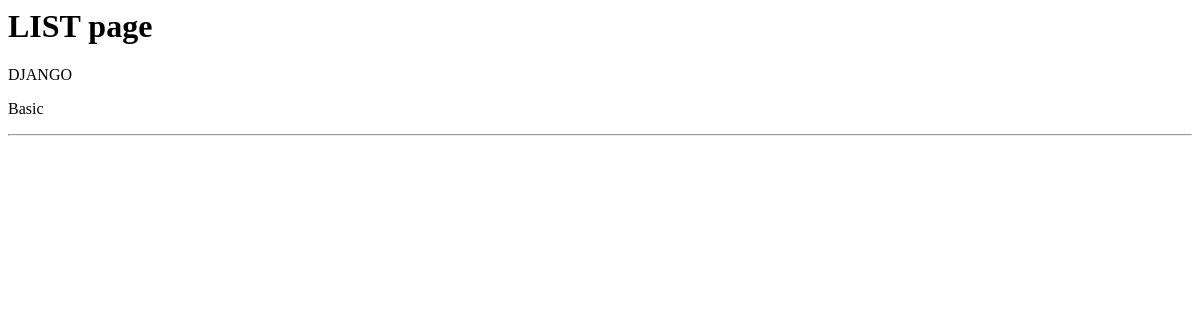
Page /employee-learning/course-list/ on the earlier database version.
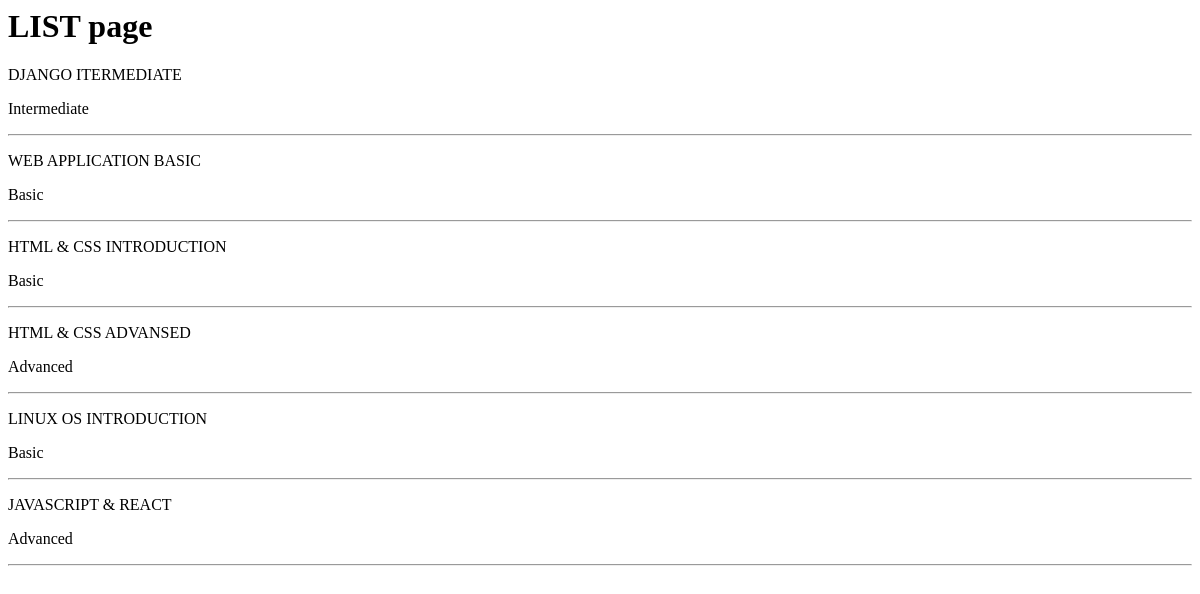
Same page on the later database version.
### employee_learning/models.py (models this page shows, shortened)
class LearningCourse(models.Model):
    LEVEL = [('B', 'Basic'), ('I', 'Intermediate'), ('A', 'Advanced'),]
    title = models.CharField(max_length=50, unique=True)
    level = models.CharField(max_length=1, choices=LEVEL)
    employee = models.ManyToManyField(Employee)

### employee_learning/views.py (the view)
# urls.py: path('course-list/', CourseList.as_view(), name='course_list'),
class CourseList(ListView):
    model = LearningCourse
    template_name = 'employee_learning/course_list.html'
    context_object_name = 'course_object_list'

### employee_learning/templates/employee_learning/course_list.html
<h1>LIST page</h1>
{% for course in object_list %}
<p>{{ course.title|upper }}</p>
<p>{{ course.get_level_display }}</p>
<hr>
{% endfor %}

Differences in the rows shown:
changed LearningCourse: title "DJANGO" → "DJANGO ITERMEDIATE"; level "Basic" → "Intermediate"
added LearningCourse: title "WEB APPLICATION BASIC", level "Basic"
added LearningCourse: title "HTML & CSS INTRODUCTION", level "Basic"
added LearningCourse: title "HTML & CSS ADVANSED", level "Advanced"
added LearningCourse: title "LINUX OS INTRODUCTION", level "Basic"
added LearningCourse: title "JAVASCRIPT & REACT", level "Advanced"
